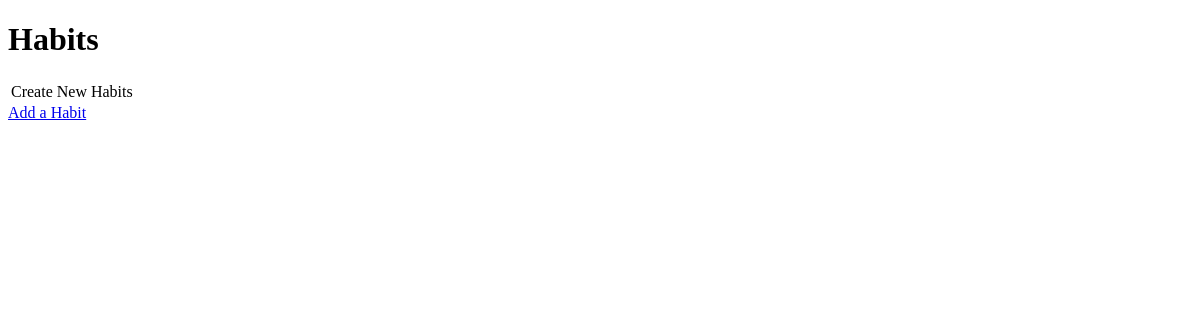
The app's page /, older data.
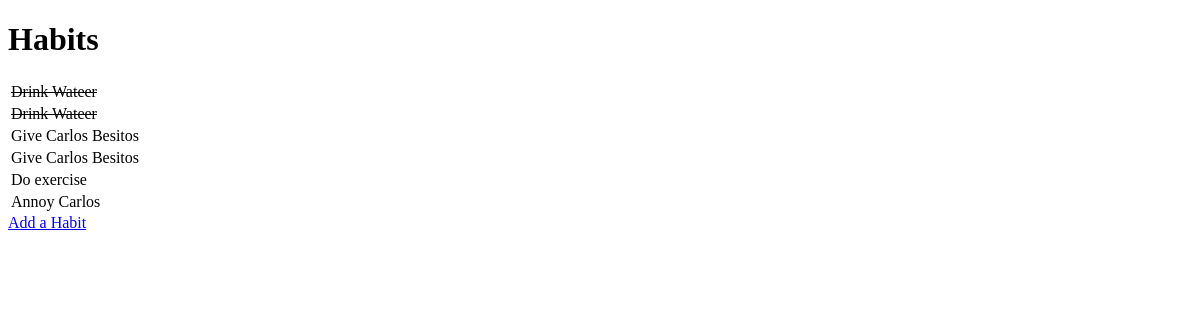
The same page, newer data.
### habit/models.py (models this page shows, shortened)
class Item(models.Model):
    name = models.CharField(max_length=50, null=False, blank=False)
    done = models.BooleanField(null=False, blank=False, default=False)

### habit/views.py (the view)
# urls.py: path('', get_habits, name = 'get_habits'),
def get_habits(request):
    items = Item.objects.all()
    context = {
        'items': items
    }
    return render(request, 'habits/habits.html', context)

### habit/templates/habits/habits.html (shortened to what this page needs)
<!DOCTYPE html>
<html lang="en">
<head>
</head>
<body>
<h1>Habits
</h1>
<table>
    {% for item in items %}
        <tr>
            {% if item.done %}
                <td><strike>{{ item.name }}</strike></td>
            {% else %}
                <td>{{ item.name }}</td>
            {% endif %}
        </tr>
        {% empty %}
        <tr><td>Create New Habits</td></tr>
    {% endfor %}
</table>
<a href = "/add">Add a Habit</a>
</body>
</html>

Row changes from the older to the newer data that the page shows:
added Item: name "Drink Wateer"
added Item: name "Drink Wateer"
added Item: name "Give Carlos Besitos"
added Item: name "Give Carlos Besitos"
added Item: name "Do exercise"
added Item: name "Annoy Carlos"
Text that changed along with them:
text no longer shown: "Create New Habits"
